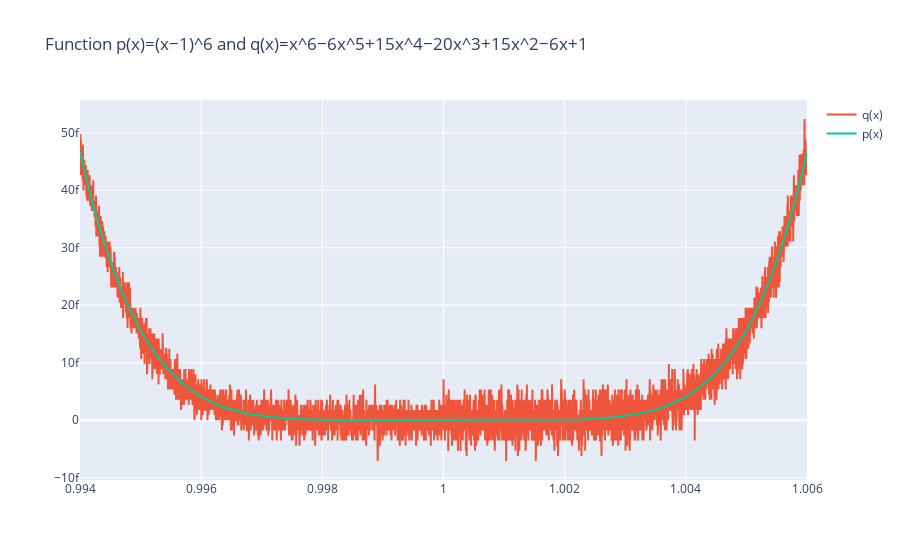

The cell this chart's notebook holds for it:
### Code cell
fig = px.scatter(title='Function p(x)=(x−1)^6 and q(x)=x^6−6x^5+15x^4−20x^3+15x^2−6x+1')
fig.add_scatter(x=x2, y=y2, mode='lines', name='q(x)')
fig.add_scatter(x=x1, y=y1, mode='lines', name='p(x)')
fig.show()

### Figure 1 — Plotly figure (JSON) as saved in the notebook; plotly's stock layout.template omitted (floating-point values rounded to 4 significant figures; data arrays with more than 128 entries replaced by an {"elided": "..."} marker saying what was removed)
{"data": [{"hovertemplate": "<extra></extra>", "legendgroup": "", "marker": {"color": "#636efa", "symbol": "circle"}, "mode": "markers", "name": "", "orientation": "v", "showlegend": false, "type": "scatter", "xaxis": "x", "yaxis": "y"}, {"mode": "lines", "name": "q(x)", "type": "scatter", "x": {"elided": "5000 float values"}, "y": {"elided": "5000 float values"}}, {"mode": "lines", "name": "p(x)", "type": "scatter", "x": {"elided": "5000 float values"}, "y": {"elided": "5000 float values"}}], "layout": {"legend": {"tracegroupgap": 0}, "title": {"text": "Function p(x)=(x−1)^6 and q(x)=x^6−6x^5+15x^4−20x^3+15x^2−6x+1"}, "xaxis": {"anchor": "y", "domain": [0, 1]}, "yaxis": {"anchor": "x", "domain": [0, 1]}}}
